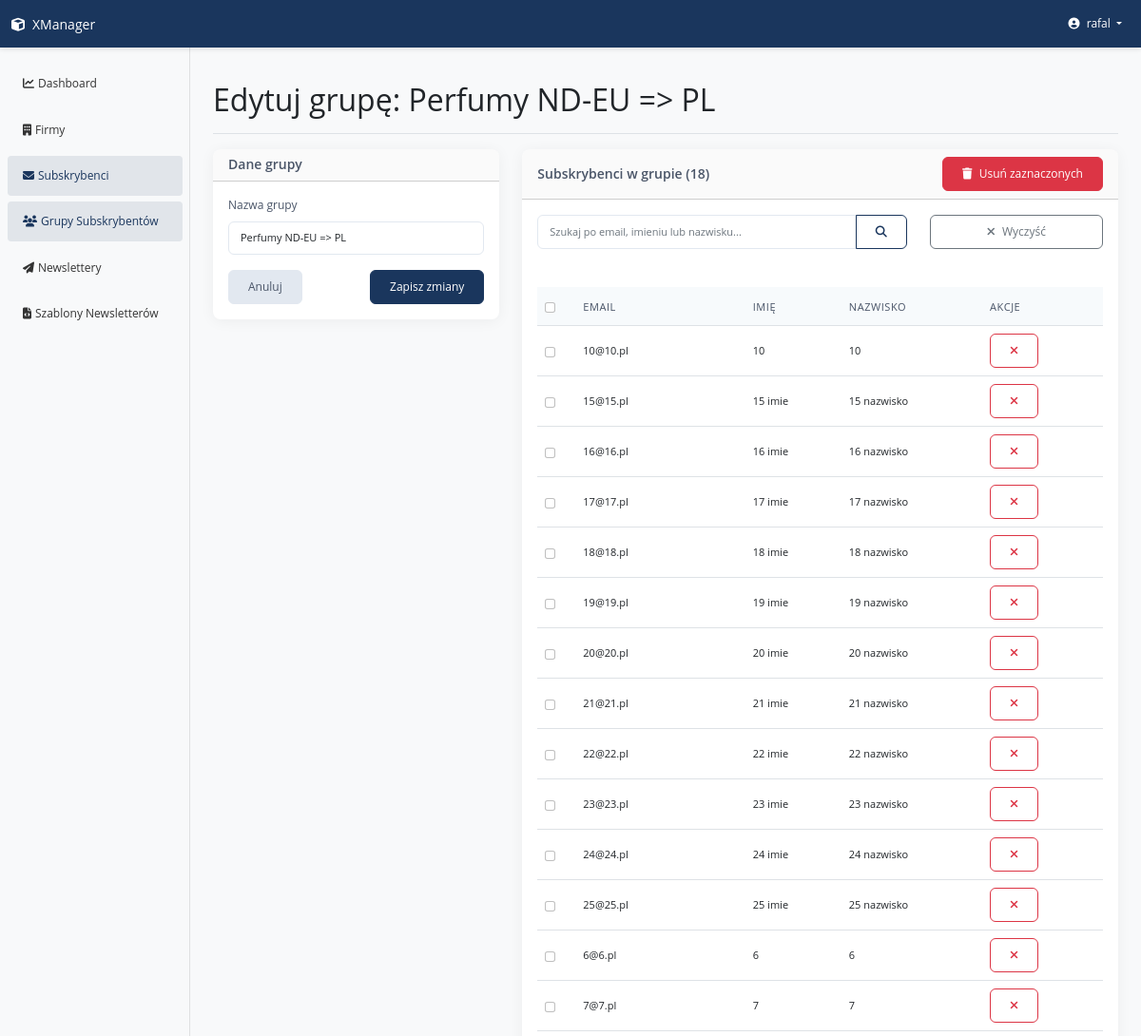
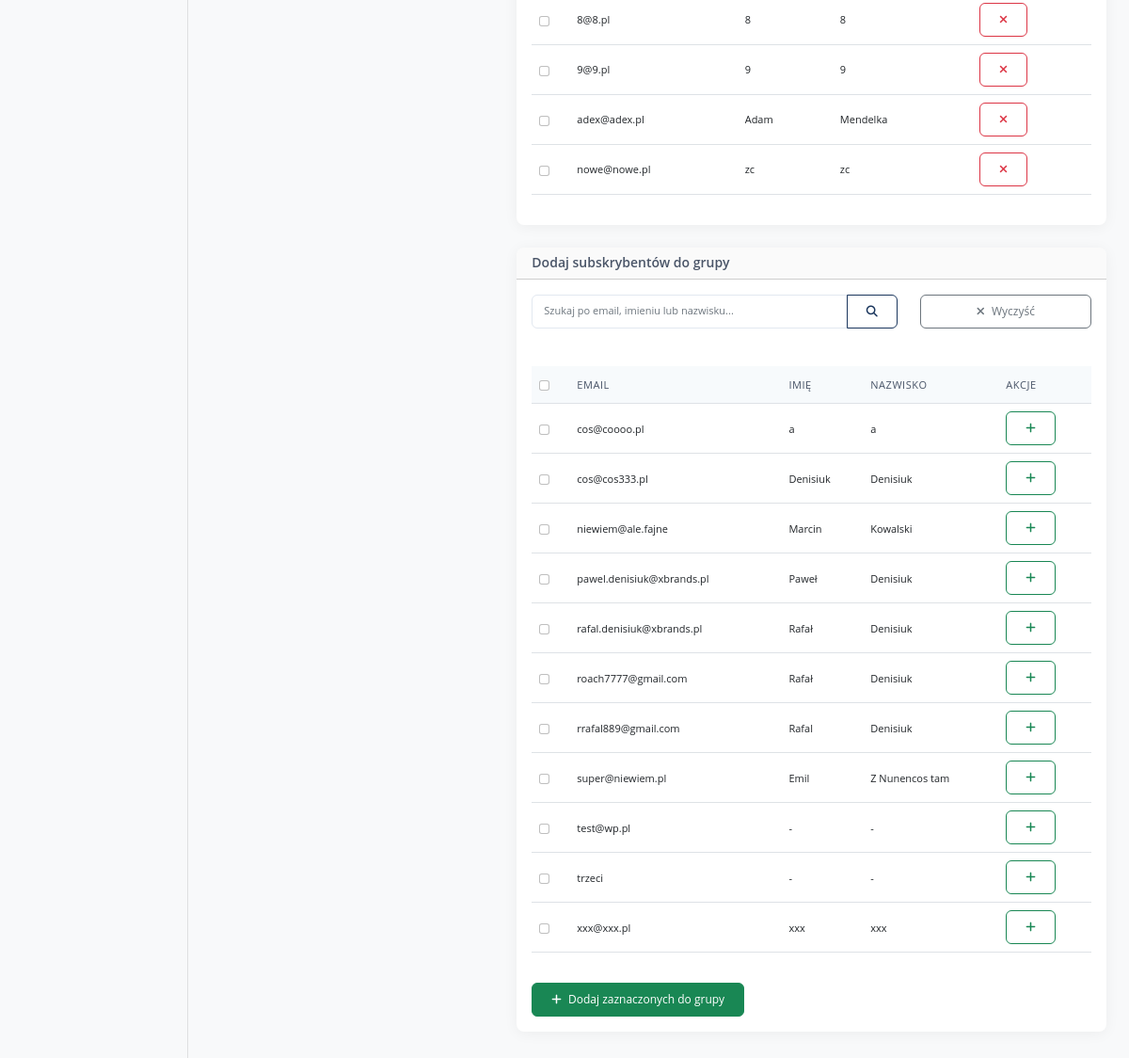
The page /subscribers/groups/update/1/ (signed in) on the database its author committed (2 pictures, top to bottom).
### apps/subscriber/models.py (models this page shows, shortened)
class SubscriberGroup(CoreModel):
    group_name = models.CharField(max_length=100, verbose_name='Group name')
    class Meta:
        verbose_name = ('Subscriber Group')
        verbose_name_plural = ('Subscriber Groups')

class Subscriber(CoreModel):
    email = models.EmailField(unique=True, verbose_name='E-mail')
    first_name = models.CharField(
        max_length=100, blank=True, verbose_name='First name')
    last_name = models.CharField(
        max_length=100, blank=True, verbose_name='Last name')
    common_name = models.CharField(
        max_length=100, blank=True, verbose_name='Common name')
    newsletter_consent = models.BooleanField(
        default=True, verbose_name='Email consent')
    group_affiliation = models.ManyToManyField(
        'SubscriberGroup', related_name='subscriber', blank=True, verbose_name='Group affiliation')
    class Meta:
        ordering = ['email']
        verbose_name = ('Subscriber')
        verbose_name_plural = ('Subscribers')

### apps/subscriber/views.py (the view, shortened to what this page needs)
class SubscriberGroupUpdateView(LoginRequiredMixin, UpdateView):
    model = SubscriberGroup
    form_class = SubscriberGroupForm
    template_name = 'subscriber/group_update.html'
    context_object_name = 'group'
    def get_context_data(self, **kwargs):
        context = super().get_context_data(**kwargs)
        group_search_query = self.request.GET.get('group_search', '')
        search_query = self.request.GET.get('search', '')
        all_group_subscribers = self.object.subscriber.all()
        group_subscribers = all_group_subscribers
        if group_search_query:
            group_subscribers = group_subscribers.filter(
                models.Q(email__icontains=group_search_query) |
                models.Q(first_name__icontains=group_search_query) |
                models.Q(last_name__icontains=group_search_query)
            )
        context['group_subscribers'] = group_subscribers
        context['group_search_query'] = group_search_query
        available_subscribers = Subscriber.objects.exclude(
            id__in=all_group_subscribers.values_list('id', flat=True)
        )
        if search_query:
            available_subscribers = available_subscribers.filter(
                models.Q(email__icontains=search_query) |
                models.Q(first_name__icontains=search_query) |
                models.Q(last_name__icontains=search_query)
            )
        context['available_subscribers'] = available_subscribers
        context['search_query'] = search_query
        return context

### apps/subscriber/forms.py (shortened to what this page needs)
class SubscriberGroupForm(forms.ModelForm):
    class Meta:
        model = SubscriberGroup
        fields = ['group_name']
        widgets = {
            'group_name': forms.TextInput(attrs={'class': 'form-control'})
        }

### templates/subscriber/group_update.html (shortened to what this page needs)
{% extends "base.html" %}
{% block page_title %}Edytuj grupę: {{ group.group_name }}{% endblock %}
{% block content %}
<div class="row">
    <div class="col-md-4">
        <div class="card mb-4">
            <div class="card-header">
                <h5 class="mb-0">Dane grupy</h5>
            </div>
            <div class="card-body">
                <form method="post" action="">
                    <div class="mb-3">
                        <label for="id_group_name" class="form-label">Nazwa grupy</label>
                        <input type="text" class="form-control" id="id_group_name" name="group_name" required value="{{ form.group_name.value|default:group.group_name }}">
                    </div>
                    <div class="d-flex justify-content-between">
                        <a href="{% url 'subscribers:group_list' %}" class="btn btn-secondary">Anuluj</a>
                        <button type="submit" name="update_group" class="btn btn-primary">Zapisz zmiany</button>
                    </div>
                </form>
            </div>
        </div>
    </div>
    <div class="col-md-8">
        <div class="card mb-4">
            <div class="card-header d-flex justify-content-between align-items-center">
                <h5 class="mb-0">Subskrybenci w grupie ({{ group_subscribers.count }})</h5>
                {% if group_subscribers %}
                <form method="post" action="" id="bulk-remove-form">
                    <button type="submit" name="remove_subscribers" class="btn btn-danger btn-sm" onclick="return confirm('Czy na pewno chcesz usunąć wybranych subskrybentów z grupy?')">
                        <i class="fas fa-trash me-1"></i> Usuń zaznaczonych
                    </button>
                </form>
                {% endif %}
            </div>
            <div class="card-body">
                <form method="get" action="" class="mb-4">
                    <div class="row">
                        <div class="col-md-8">
                            <div class="input-group">
                                <input type="text" name="group_search" class="form-control" placeholder="Szukaj po email, imieniu lub nazwisku..." value="{{ group_search_query|default:'' }}">
                                <button type="submit" class="btn btn-outline-primary">
                                    <i class="fas fa-search"></i>
                                </button>
                            </div>
                        </div>
                        <div class="col-md-4">
                            <a href="{% url 'subscribers:group_update' group.id %}{% if search_query %}?search={{ search_query }}{% endif %}" class="btn btn-outline-secondary w-100">
                                <i class="fas fa-times me-1"></i> Wyczyść
                            </a>
                        </div>
                    </div>
                </form>
                {% if group_subscribers %}
                <div class="table-responsive">
                    <table class="table table-hover table-sm">
                        <thead>
                            <tr>
                                <th style="width: 40px;">
                                    <input type="checkbox" id="select-all-group" class="form-check-input">
                                </th>
                                <th>Email</th>
                                <th>Imię</th>
                                <th>Nazwisko</th>
                                <th>Akcje</th>
                            </tr>
                        </thead>
                        <tbody>
                            {% for subscriber in group_subscribers %}
                            <tr>
                                <td>
                                    <input type="checkbox" name="group_subscriber_ids" value="{{ subscriber.id }}" form="bulk-remove-form" class="form-check-input group-subscriber-check">
                                </td>
                                <td>{{ subscriber.email }}</td>
                                <td>{{ subscriber.first_name|default:"-" }}</td>
                                <td>{{ subscriber.last_name|default:"-" }}</td>
                                <td>
                                    <form method="post" action="" class="d-inline">
                                        <button type="submit" name="remove_subscribers" class="btn btn-sm btn-outline-danger" title="Usuń z grupy">
                                            <i class="fas fa-times"></i>
                                        </button>
                                    </form>
                                </td>
                            </tr>
                            {% endfor %}
                        </tbody>
                    </table>
                </div>
                {% else %}
                <div class="alert alert-info">
                    <i class="fas fa-info-circle me-2"></i> {% if group_search_query %}Nie znaleziono subskrybentów pasujących do "{{ group_search_query }}"{% else %}Brak subskrybentów w tej grupie{% endif %}.
                </div>
                {% endif %}
            </div>
        </div>
        <div class="card">
            <div class="card-header">
                <h5 class="mb-0">Dodaj subskrybentów do grupy</h5>
            </div>
            <div class="card-body">
                <form method="get" action="" class="mb-4">
                    <div class="row">
                        <div class="col-md-8">
                            <div class="input-group">
                                <input type="text" name="search" class="form-control" placeholder="Szukaj po email, imieniu lub nazwisku..." value="{{ search_query|default:'' }}">
                                <button type="submit" class="btn btn-outline-primary">
                                    <i class="fas fa-search"></i>
                                </button>
                            </div>
                        </div>
                        <div class="col-md-4">
                            <a href="{% url 'subscribers:group_update' group.id %}{% if group_search_query %}?group_search={{ group_search_query }}{% endif %}" class="btn btn-outline-secondary w-100">
                                <i class="fas fa-times me-1"></i> Wyczyść
                            </a>
                        </div>
                    </div>
                </form>
                {% if available_subscribers %}
                <div class="table-responsive">
                    <table class="table table-hover table-sm">
                        <thead>
                            <tr>
                                <th style="width: 40px;">
                                    <input type="checkbox" id="select-all-available" class="form-check-input">
                                </th>
                                <th>Email</th>
                                <th>Imię</th>
                                <th>Nazwisko</th>
                                <th>Akcje</th>
                            </tr>
                        </thead>
                        <tbody>
                            {% for subscriber in available_subscribers %}
                            <tr>
                                <td>
                                    <input type="checkbox" name="subscriber_ids" value="{{ subscriber.id }}" form="bulk-add-form" class="form-check-input available-subscriber-check">
                                </td>
                                <td>{{ subscriber.email }}</td>
                                <td>{{ subscriber.first_name|default:"-" }}</td>
                                <td>{{ subscriber.last_name|default:"-" }}</td>
                                <td>
                                    <form method="post" action="" class="d-inline">
                                        <button type="submit" name="add_subscribers" class="btn btn-sm btn-outline-success" title="Dodaj do grupy">
                                            <i class="fas fa-plus"></i>
                                        </button>
                                    </form>
                                </td>
                            </tr>
                            {% endfor %}
                        </tbody>
                    </table>
                </div>
                <form method="post" action="" id="bulk-add-form" class="mt-3">
                    <button type="submit" name="add_subscribers" class="btn btn-success">
                        <i class="fas fa-plus me-1"></i> Dodaj zaznaczonych do grupy
                    </button>
                </form>
                {% else %}
                <div class="alert alert-info">
                    <i class="fas fa-info-circle me-2"></i> Brak dostępnych subskrybentów{% if search_query %} pasujących do "{{ search_query }}"{% endif %}.
                </div>
                {% endif %}
            </div>
        </div>
    </div>
</div>
{% endblock %}

### templates/navbar.html (shortened to what this page needs)
    <nav class="navbar navbar-expand-lg navbar-dark bg-primary sticky-top">
        <div class="container-fluid">
            <a class="navbar-brand" href="{% url 'home' %}">
                <i class="fas fa-cube me-2"></i>XManager
            </a>
            <div class="collapse navbar-collapse" id="navbarNav">
                <ul class="navbar-nav">
                    <li class="nav-item dropdown">
                        <a class="nav-link dropdown-toggle" href="#" id="userDropdown" role="button" data-bs-toggle="dropdown" aria-expanded="false">
                            <i class="fas fa-user-circle me-1"></i> {{ request.user.username }}
                        </a>
                    </li>
                </ul>
            </div>
        </div>
    </nav>

### static/css/style.css (style rules this page uses)
body { font-family: 'Open Sans', -apple-system, BlinkMacSystemFont, 'Segoe UI', Roboto, 'Helvetica Neue', Arial, sans-serif; background-color: #f8f9fa; font-size: 12px !important; }
.navbar { box-shadow: 0 2px 5px rgba(0, 0, 0, 0.1); z-index: 1030; background-color: #1a365d !important; }
.navbar .navbar-brand, .navbar .nav-link { color: #ffffff; font-size: 12px !important; }
.navbar .navbar-brand { font-size: 14px !important; }
.card { border-radius: 8px; box-shadow: 0 2px 15px rgba(0, 0, 0, 0.05); border: none; margin-bottom: 20px; }
.card-header { background-color: rgba(0, 0, 0, 0.02); border-radius: 8px 8px 0 0 !important; font-size: 12px !important; }
.card-title, .card-header h6, .card-header h5, .card-header h4, .card-header h3, .card-header h2, .card-header h1 { font-size: 14px !important; font-weight: 600 !important; color: #4a5568; margin-bottom: 0.75rem; }
.form-label { font-size: 12px !important; font-weight: 500; color: #4a5568; margin-bottom: 0.5rem; }
.form-control, .form-select, .input-group-text, .form-control-sm, .form-select-sm, .input-group-sm>.form-control, .input-group-sm>.input-group-text, .input-group-sm>.btn { font-size: 11px !important; padding: 0.5rem 0.75rem; border-color: #e2e8f0; border-radius: 6px; }
.btn { font-weight: 500; padding: 0.5rem 1.25rem; border-radius: 6px; font-size: 12px !important; }
.btn-sm { padding: 0.5rem 1.25rem !important; font-size: 12px !important; border-radius: 6px !important; }
.btn-primary { background-color: #1a365d; border-color: #1a365d; }
.btn-secondary { background-color: #e2e8f0; border-color: #e2e8f0; color: #4a5568; }
.btn-outline-primary { color: #1a365d; border-color: #1a365d; }
.table { font-size: 12px !important; }
.table th { background-color: #f7fafc; font-weight: 500; color: #4a5568; text-transform: uppercase; font-size: 11px !important; letter-spacing: 0.05em; }
.table td, .table th, .table-sm td, .table-sm th { padding: 0.5rem !important; vertical-align: middle !important; line-height: 1.2; font-size: 11px !important; }
.table tr { height: 40px; }
.mb-4 { margin-bottom: 1.5rem !important; }
.row>div { margin-bottom: 1rem; }

### rows shown on the page
SubscriberGroup: group_name "Perfumy ND-EU => PL"
Subscriber: email "10@10.pl", first_name "10", last_name "10"
Subscriber: email "15@15.pl", first_name "15 imie", last_name "15 nazwisko"
Subscriber: email "16@16.pl", first_name "16 imie", last_name "16 nazwisko"
Subscriber: email "17@17.pl", first_name "17 imie", last_name "17 nazwisko"
Subscriber: email "18@18.pl", first_name "18 imie", last_name "18 nazwisko"
Subscriber: email "19@19.pl", first_name "19 imie", last_name "19 nazwisko"
Subscriber: email "20@20.pl", first_name "20 imie", last_name "20 nazwisko"
Subscriber: email "21@21.pl", first_name "21 imie", last_name "21 nazwisko"
Subscriber: email "22@22.pl", first_name "22 imie", last_name "22 nazwisko"
Subscriber: email "23@23.pl", first_name "23 imie", last_name "23 nazwisko"
Subscriber: email "24@24.pl", first_name "24 imie", last_name "24 nazwisko"
Subscriber: email "25@25.pl", first_name "25 imie", last_name "25 nazwisko"
Subscriber: email "6@6.pl", first_name "6", last_name "6"
Subscriber: email "7@7.pl", first_name "7", last_name "7"
Subscriber: email "8@8.pl", first_name "8", last_name "8"
Subscriber: email "9@9.pl", first_name "9", last_name "9"
Subscriber: email "adex@adex.pl", first_name "Adam", last_name "Mendelka"
Subscriber: email "nowe@nowe.pl", first_name "zc", last_name "zc"
Subscriber: email "cos@coooo.pl", first_name "a", last_name "a"
Subscriber: email "cos@cos333.pl", first_name "Denisiuk", last_name "Denisiuk"
Subscriber: email "niewiem@ale.fajne", first_name "Marcin", last_name "Kowalski"
Subscriber: email "pawel.denisiuk@xbrands.pl", first_name "Paweł", last_name "Denisiuk"
Subscriber: email "rafal.denisiuk@xbrands.pl", first_name "Rafał", last_name "Denisiuk"
Subscriber: email "roach7777@gmail.com", first_name "Rafał", last_name "Denisiuk"
Subscriber: email "rrafal889@gmail.com", first_name "Rafal", last_name "Denisiuk"
Subscriber: email "super@niewiem.pl", first_name "Emil", last_name "Z Nunencos tam"
Subscriber: email "test@wp.pl", first_name "-", last_name "-"
Subscriber: email "trzeci", first_name "-", last_name "-"
Subscriber: email "xxx@xxx.pl", first_name "xxx", last_name "xxx"

### other values the page prints
{{ request.user.username }} "rafal"
{{ group_subscribers.count }} "18"
